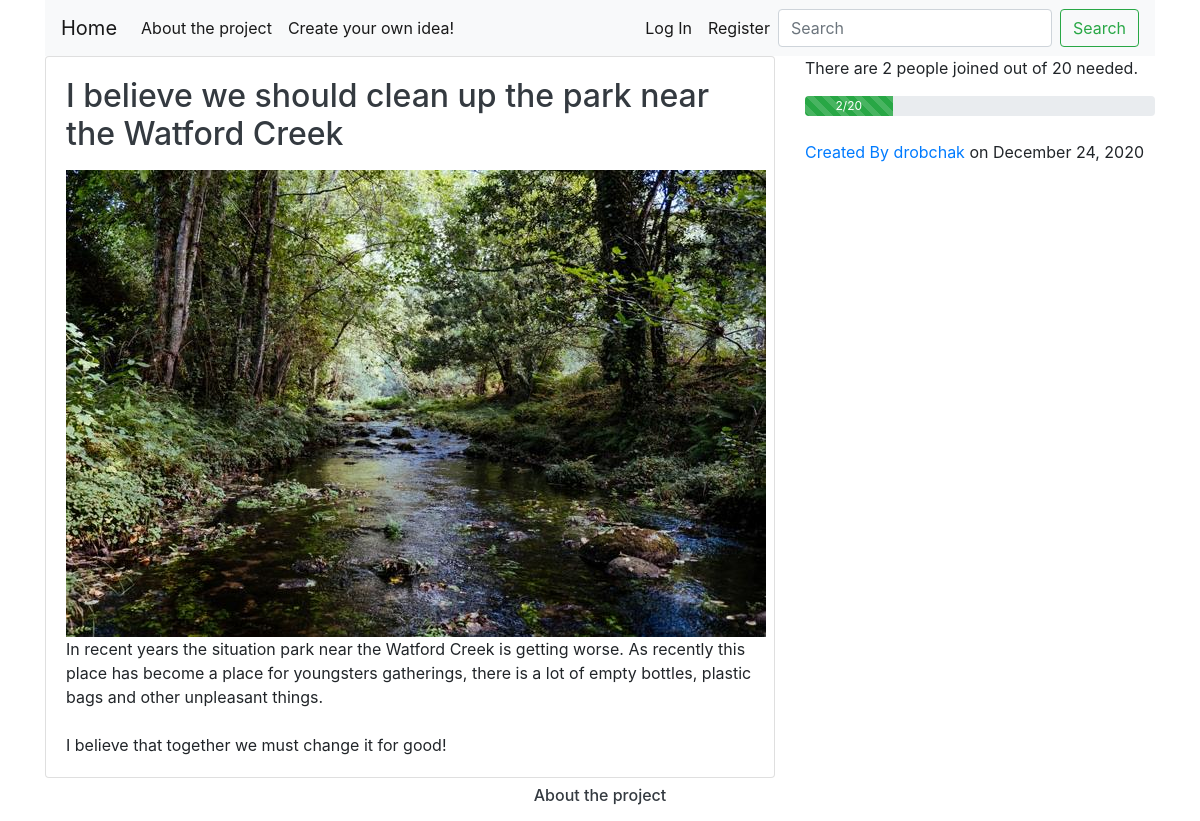
The page /1 on the database its author committed.
### projectchange/models.py (models this page shows, shortened)
class Idea(db.Model):
    __tablename__= 'ideas'
    users = db.relationship(User)
    id = db.Column(db.Integer,primary_key=True)
    user_id = db.Column(db.Integer,db.ForeignKey('users.id'),nullable=False)
    date = db.Column(db.DateTime,nullable=False,default=datetime.utcnow)
    title = db.Column(db.String(140),nullable=False)
    text = db.Column(db.Text,nullable=False)
    target = db.Column(db.Integer,nullable=False)
    image = db.Column(db.String(64),nullable=False,default='default_image.png')
    likes = db.relationship('IdeaLike', backref='idea', lazy='dynamic')

class User(db.Model,UserMixin):
    __tablename__ = 'users'
    id = db.Column(db.Integer, primary_key=True)
    profile_image = db.Column(db.String(64),nullable=False,default='default_profile.png')
    email = db.Column(db.String(64), unique=True, index=True)
    username = db.Column(db.String(64), unique=True, index=True)
    password_hash = db.Column(db.String(128))
    ideas = db.relationship('Idea', backref='author',lazy=True)
    liked = db.relationship(
        'IdeaLike',
        foreign_keys='IdeaLike.user_id',
        backref='user', lazy='dynamic')

### projectchange/users/views.py (the view)
@users.route("/<username>")
def user_ideas(username):
    page = request.args.get('page',1,type=int)
    user = User.query.filter_by(username=username).first_or_404()
    ideas = Idea.query.filter_by(author=user).order_by(Idea.date.desc()).paginate(page=page,per_page=5)
    return render_template('user_ideas.html',ideas=ideas,user=user)

### projectchange/ideas/views.py (called while the page is built)
@ideas.route('/<int:idea_id>')
def idea(idea_id):
    idea = Idea.query.get_or_404(idea_id)
    image = url_for('static', filename='idea_pics/' + idea.image)
    return render_template('idea.html',title=idea.title, date=idea.date, i=idea, target=idea.target, image=image)

### projectchange/templates/idea.html (shortened to what this page needs)
{% extends "base.html" %}
{% block content %}
  <div class="row">
    <div class="col-md-8 blog-main">
      <div class="card">
          <div class="card-body">
              <h2><a class='card-title'><p class="text-dark">{{i.title}}</p></a></h2>
              <img align="center" src="{{url_for('static',filename='idea_pics/'+i.image)}}">
                <p class="card-text" style="white-space: pre-wrap">{{ i.text }}</p>
          </div>
        </div>
  </div>
  <aside class="col-md-4 blog-sidebar">
    <p>There are {{ i.likes.count() }} people joined out of {{ i.target }} needed. </p>
    <div class="progress" style="height: 20px;">
      <div class="progress-bar progress-bar-striped bg-success" role="progressbar" style="width: 25%" aria-valuenow="{{ i.likes.count() }}" aria-valuemin="0" aria-valuemax="{{ i.target }}">{{ i.likes.count() }}/{{ i.target }}</div>
    </div>
    <br>
      <a href="{{url_for('users.user_ideas',username=i.author.username)}}">Created By {{i.author.username}}</a> on {{i.date.strftime('%B %d, %Y')}}
  </aside>
  </div>
{% endblock %}

### rows shown on the page
Idea: title "I believe we should clean up the park near the Watford Creek", image (picture), text "In recent years the situation park near the Watford Creek is getting worse. As recently this place has become a place for youngsters gatherings, there is a lot of empty bottles, plastic bags and other unpleasant things. I believe that together we must change it for good!", target "20", date "December 24, 2020"
User: author.username "drobchak"

### other values the page prints
{{ i.likes.count() }} "2"
